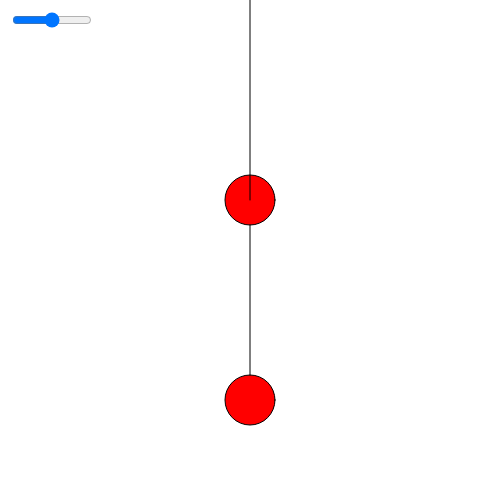
Frame 1 (no input)
Frame 60 (no input): identical to frame 1, image omitted
Frame 120 (the mouse pressed at the canvas centre since frame 60): identical to frame 1, image omitted

The p5.js sketch that drew this single still picture (run headless with seeded random() and noise() and a simulated clock; from frame 60 on, the mouse is pressed at the canvas centre):

// p5.js sketch
// ── sketch.js

let dz; // odstęp między cząsteczkami
const diameter = 50;  // średnica cząsteczki
let circles = [];
let lines = [];
const N = 2; // liczba cząsteczek
const dt = 0.01; // krok całkowania
const STEPS_PER_FRAME = 100; // liczba kroków całkowania na klatkę
const k = 0.05; // wsp. sprężystości
const alpha = 0.01; // tłumienie
let omega = 6.28; // częstość własna
let length = 200;

let phi1 = 0;
let phi2 = 0;

class Circle {
  constructor(x = 50, y = 50) {
    this.x = x;
    this.y = y;
  }

  update(){
    // this.v += this.a * dt
    // this.x += this.v * dt
    this.x = lines[0].x2
    this.y = lines[0].y2
  }

}

class Line {
  constructor(x1 = 50, y1 = 50, x2 = 150, y2 = 50) {
    this.x1 = x1;
    this.y1 = y1;
    this.x2 = x2;
    this.y2 = y2;
  }

  update(){
    this.x2 = this.x1 + length * sin(radians(slider.value()))
    this.y2 = this.y1 + length * cos(radians(slider.value()))
  }
}

function setup() {
  createCanvas(500, 500);
  lines.push(new Line(width/2, 0, width/2, length-diameter/2));
  circles.push(new Circle(width/2, length));
  lines.push(new Line(width/2, length+diameter/2, width/2, 2*length-diameter/2));
  circles.push(new Circle(width/2, 2*length));
  slider = createSlider(-180, 180, 0);
  slider.position(10, 10);
  slider.size(80);
}


function forces()
{
 
}


function mouseDragged(){
  particles[N-1].x = mouseY - height / 2;
}


function draw() {
  background(255, 255, 255);
  fill(255, 0, 0);

  // circle(50, 50, diameter);
  // circle(150, 50, diameter);
  // line(width/2, 0, x1, length);
  // particles[N-1].x = 50 * sin(omega*frameCount / 60 * 0.95) + 25*sin(omega*frameCount / 60 * 0.95 * 2);

  for (let step=0; step<STEPS_PER_FRAME; ++step){
   
    lines[0].update();
    circles[0].update();
    
    

  }
 

  for (let i = 0; i < N; ++i) {
    circle(circles[i].x, circles[i].y, diameter);
    line(lines[i].x1, lines[i].y1, lines[i].x2, lines[i].y2);
  }
}

// masa = 1
// -kv
